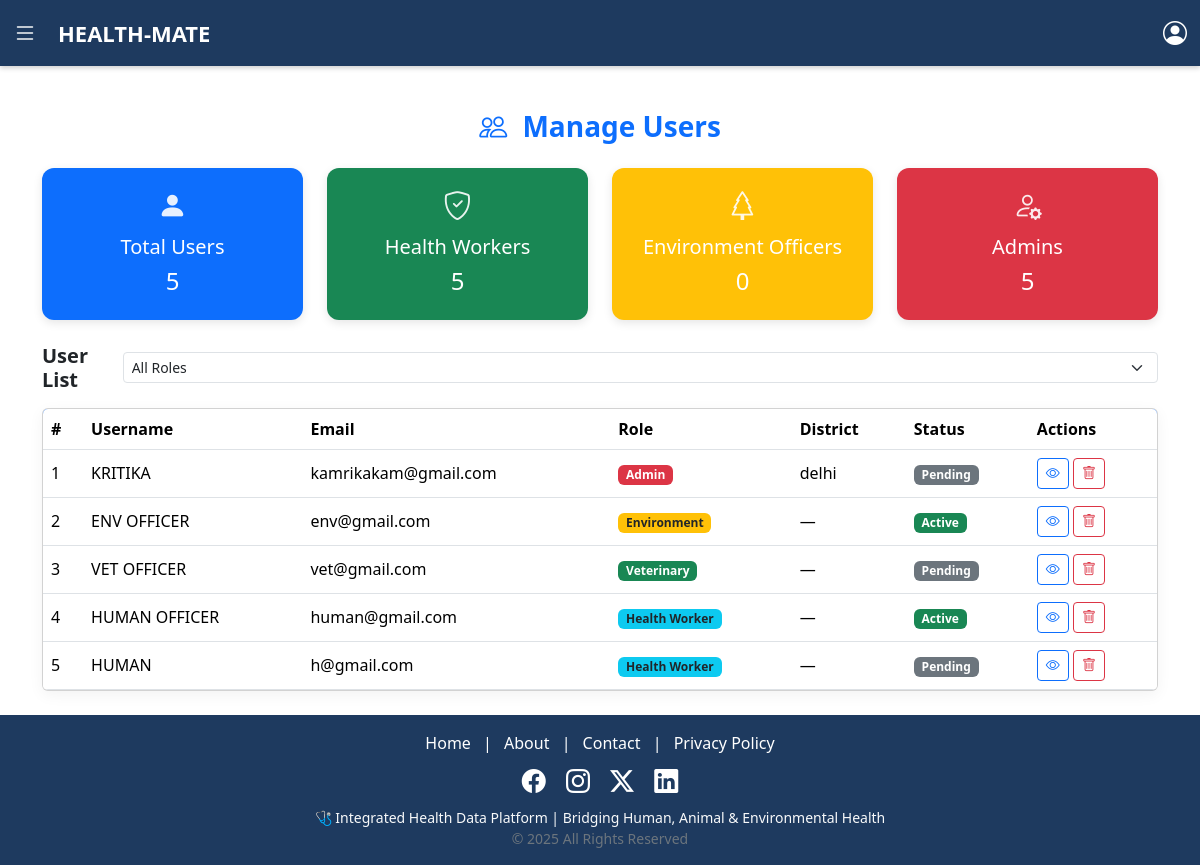
The page /manage-users/ (signed in) on the database its author committed.
### test1/models.py (models this page shows, shortened)
class UserProfile(models.Model):
    ROLE_CHOICES = [
        ('admin', 'Admin'),
        ('health_worker', 'Health Worker'),
        ('veterinary_officer', 'Veterinary Officer'),
        ('environment_officer', 'Environment Officer'),
    ]
    user = models.OneToOneField(User, on_delete=models.CASCADE)
    role = models.CharField(max_length=30, choices=ROLE_CHOICES)
    phone = models.CharField(max_length=15, blank=True)
    district = models.CharField(max_length=100, blank=True)

### test1/views.py (the view)
# urls.py: path('manage-users/', views.manage_users, name='manage_users'),
@login_required
def manage_users(request):
    users = UserProfile.objects.select_related('user').all()
    return render(request, 'test1/manage_users.html', {'users': users})

### test1/templates/test1/manage_users.html (shortened to what this page needs)
{% extends 'test1/base.html' %}
{% block content %}
<div class="container py-4">
  <h3 class="fw-bold text-primary mb-4 text-center">
    <i class="bi bi-people me-2"></i> Manage Users
  </h3>
  <div class="row text-center mb-4">
    <div class="col-md-3">
      <div class="summary-box bg-primary">
        <i class="bi bi-person-fill"></i>
        <h5 class="mt-2">Total Users</h5>
        <h4>{{ users|length }}</h4>
      </div>
    </div>
    <div class="col-md-3">
      <div class="summary-box bg-success">
        <i class="bi bi-shield-check"></i>
        <h5 class="mt-2">Health Workers</h5>
        <h4>{{ users|dictsort:"role"|length }}</h4>
      </div>
    </div>
    <div class="col-md-3">
      <div class="summary-box bg-warning">
        <i class="bi bi-tree"></i>
        <h5 class="mt-2">Environment Officers</h5>
        <h4>
          {{ users|dictsort:"environment_officer"|length }}
        </h4>
      </div>
    </div>
    <div class="col-md-3">
      <div class="summary-box bg-danger">
        <i class="bi bi-person-gear"></i>
        <h5 class="mt-2">Admins</h5>
        <h4>
          {% with admins=users|dictsortreversed:"role" %}
            {{ admins|length }}
          {% endwith %}
        </h4>
      </div>
    </div>
  </div>
  <div class="d-flex justify-content-between align-items-center mb-3">
    <h5 class="fw-semibold mb-0">User List</h5>
    <select id="roleFilter" class="form-select form-select-sm role-filter">
      <option value="all">All Roles</option>
    </select>
  </div>
  <div class="card table-card">
    <div class="card-body p-0">
      <div class="table-responsive">
        <table class="table align-middle mb-0" id="userTable">
          <thead>
            <tr>
              <th>#</th>
              <th>Username</th>
              <th>Email</th>
              <th>Role</th>
              <th>District</th>
              <th>Status</th>
              <th>Actions</th>
            </tr>
          </thead>
          <tbody>
            {% for u in users %}
            <tr data-role="{{ u.role }}">
              <td>{{ forloop.counter }}</td>
              <td>{{ u.user.username }}</td>
              <td>{{ u.user.email }}</td>
              <td>
                {% if u.role == 'admin' %}
                  <span class="badge bg-danger">Admin</span>
                {% elif u.role == 'health_worker' %}
                  <span class="badge bg-info text-dark">Health Worker</span>
                {% elif u.role == 'veterinary_officer' %}
                  <span class="badge bg-success">Veterinary</span>
                {% elif u.role == 'environment_officer' %}
                  <span class="badge bg-warning text-dark">Environment</span>
                {% endif %}
              </td>
              <td>{{ u.district|default:"—" }}</td>
              <td>
                {% if forloop.counter|divisibleby:2 %}
                  <span class="badge bg-success">Active</span>
                {% else %}
                  <span class="badge bg-secondary">Pending</span>
                {% endif %}
              </td>
              <td>
                <a href="#" class="btn btn-sm btn-outline-primary">
                  <i class="bi bi-eye"></i>
                </a>
                <a href="#" class="btn btn-sm btn-outline-danger">
                  <i class="bi bi-trash"></i>
                </a>
              </td>
            </tr>
            {% empty %}
            <tr>
              <td colspan="7" class="text-center text-muted py-4">No users found.</td>
            </tr>
            {% endfor %}
          </tbody>
        </table>
      </div>
    </div>
  </div>
</div>
{% endblock %}

### test1/templates/test1/base.html (style rules this page uses)
body { margin: 0; padding: 0; font-family: "Poppins", sans-serif; background-color: #f8fafc; }

### test1/templates/test1/navbar.html (style rules this page uses)
body { margin: 0; font-family: "Poppins", sans-serif; }

### test1/templates/test1/manage_users.html (style rules this page uses)
.table-card { border: none; border-radius: 12px; box-shadow: 0 4px 15px rgba(0,0,0,0.05); overflow: hidden; }
.table thead { background-color: #0d6efd; color: white; }
.table tbody tr { transition: background 0.2s ease, transform 0.1s ease; }
.summary-box { border-radius: 12px; color: white; padding: 1rem; box-shadow: 0 3px 10px rgba(0,0,0,0.1); }
.summary-box i { font-size: 1.8rem; opacity: 0.9; }
.role-filter { width: 200px; }

### rows shown on the page
UserProfile: user.username "KRITIKA", user.email "kamrikakam@gmail.com", role "Admin", district "delhi", shows "Pending"
UserProfile: user.username "ENV OFFICER", user.email "env@gmail.com", shows "Environment", district "—", shows "Active"
UserProfile: user.username "VET OFFICER", user.email "vet@gmail.com", shows "Veterinary", district "—", shows "Pending"
UserProfile: user.username "HUMAN OFFICER", user.email "human@gmail.com", role "Health Worker", district "—", shows "Active"
UserProfile: user.username "HUMAN", user.email "h@gmail.com", role "Health Worker", district "—", shows "Pending"

### other values the page prints
{{ users|length }} "5"
{{ users|dictsort:"role"|length }} "5"
{{ users|dictsort:"environment_officer"|length }} "0"
{{ admins|length }} "5"
